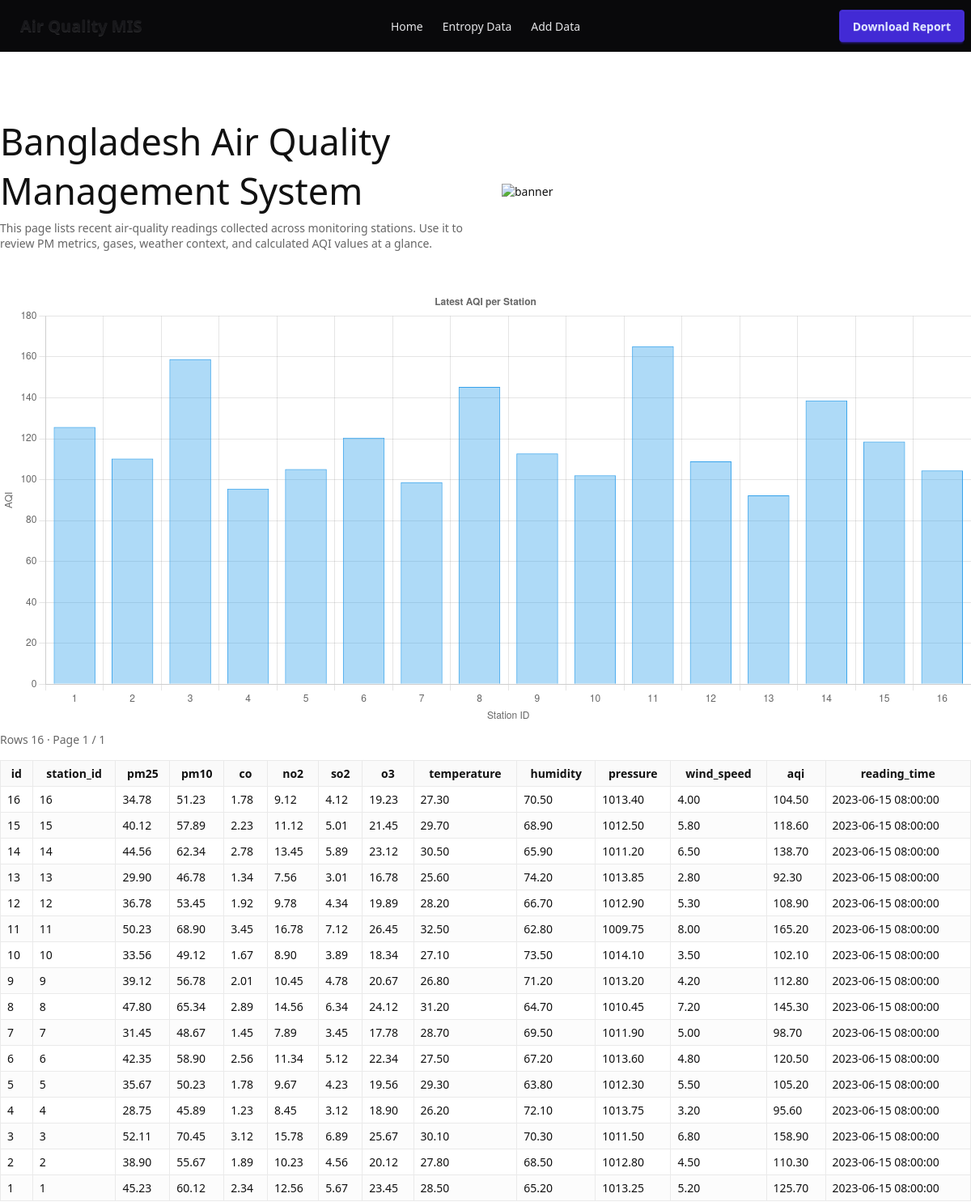
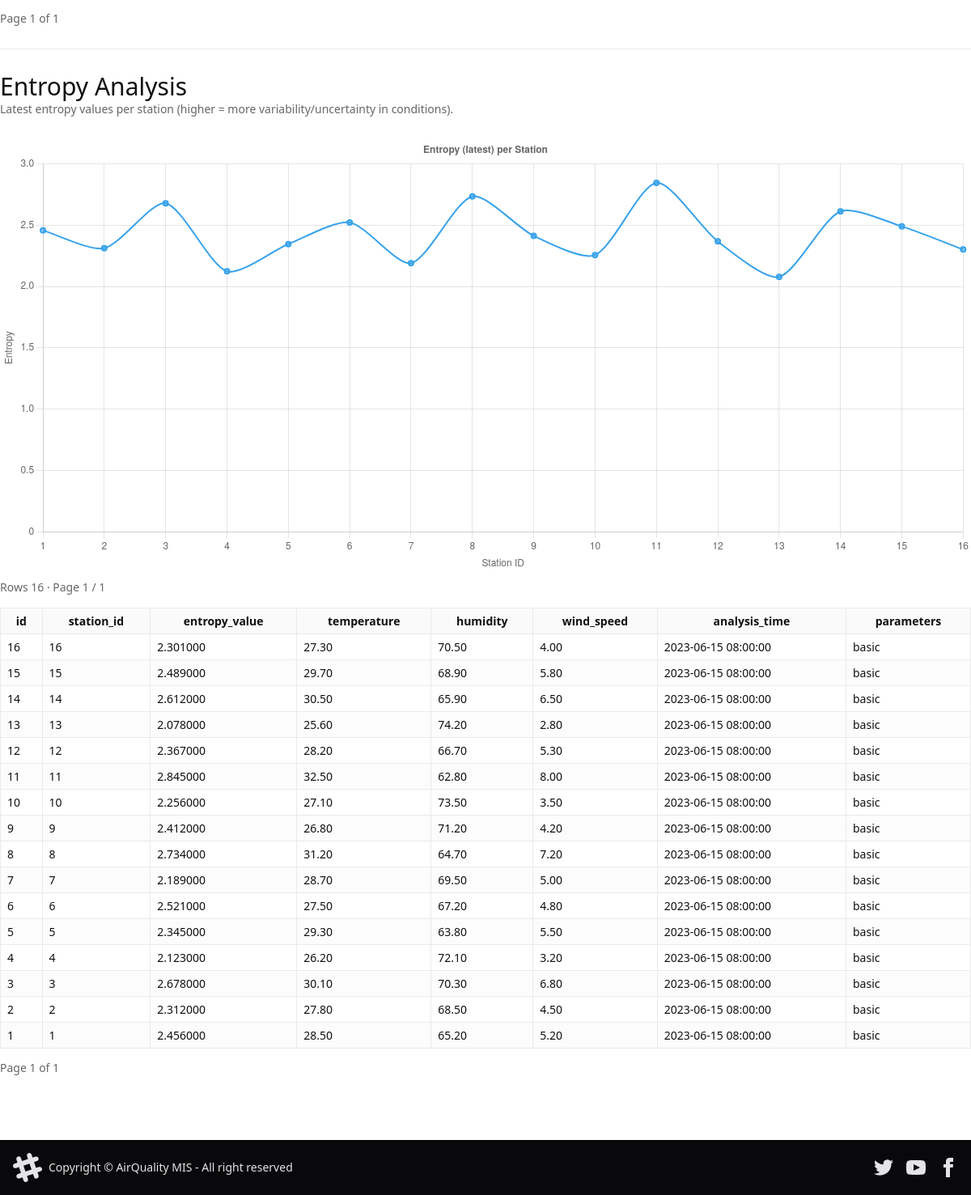
The page / on the database its author committed (2 pictures, top to bottom).
### tables this page shows
CREATE TABLE `air_quality` (
  `id` bigint(20) NOT NULL,
  `station_id` int(11) NOT NULL,
  `pm25` decimal(5,2) NOT NULL,
  `pm10` decimal(5,2) NOT NULL,
  `co` decimal(5,2) NOT NULL,
  `no2` decimal(5,2) NOT NULL,
  `so2` decimal(5,2) NOT NULL,
  `o3` decimal(5,2) NOT NULL,
  `temperature` decimal(4,2) NOT NULL,
  `humidity` decimal(5,2) NOT NULL,
  `pressure` decimal(7,2) NOT NULL,
  `wind_speed` decimal(4,2) DEFAULT NULL,
  `aqi` decimal(5,2) NOT NULL,
  `reading_time` datetime NOT NULL
);

CREATE TABLE `entropy_analysis` (
  `id` int(11) NOT NULL,
  `station_id` int(11) NOT NULL,
  `entropy_value` decimal(10,6) NOT NULL,
  `temperature` decimal(4,2) NOT NULL,
  `humidity` decimal(5,2) NOT NULL,
  `wind_speed` decimal(4,2) DEFAULT NULL,
  `analysis_time` datetime NOT NULL,
  `parameters` varchar(100) NOT NULL
);

### index.php (the view, shortened to what this page needs)
<?php
$host = 'localhost';
$user = 'root';
$pass = '';
$db   = 'bangladesh_air_quality';
try {
    $conn = new mysqli($host, $user, $pass, $db);
    $conn->set_charset('utf8mb4');
} catch (Throwable $e) {
    http_response_code(500);
    exit('Database connection failed: ' . htmlspecialchars($e->getMessage(), ENT_QUOTES));
}
$perPage = 50;
$page    = isset($_GET['page']) ? max(1, (int)$_GET['page']) : 1;
$offset  = ($page - 1) * $perPage;
$totalRes = $conn->query("SELECT COUNT(*) AS c FROM air_quality");
$total    = (int)$totalRes->fetch_assoc()['c'];
$pages    = max(1, (int)ceil($total / $perPage));
$stmt = $conn->prepare("
    SELECT id, station_id, pm25, pm10, co, no2, so2, o3,
           temperature, humidity, pressure, wind_speed, aqi, reading_time
    FROM air_quality
    ORDER BY reading_time DESC, id DESC
    LIMIT ?, ?
");
$stmt->bind_param('ii', $offset, $perPage);
$stmt->execute();
$res  = $stmt->get_result();
$rows = $res->fetch_all(MYSQLI_ASSOC);
function e($v): string { return htmlspecialchars((string)$v, ENT_QUOTES, 'UTF-8'); }
?>
<?php
$entPerPage = 50;
$ep         = isset($_GET['ep']) ? max(1, (int)$_GET['ep']) : 1;
$entOffset  = ($ep - 1) * $entPerPage;
$entTotal = (int)$conn->query("SELECT COUNT(*) AS c FROM entropy_analysis")->fetch_assoc()['c'];
$entPages = max(1, (int)ceil($entTotal / $entPerPage));
$entStmt = $conn->prepare("
  SELECT id, station_id, entropy_value, temperature, humidity, wind_speed, analysis_time, parameters
  FROM entropy_analysis
  ORDER BY analysis_time DESC, id DESC
  LIMIT ?, ?
");
$entStmt->bind_param('ii', $entOffset, $entPerPage);
$entStmt->execute();
$entRes  = $entStmt->get_result();
$entRows = $entRes->fetch_all(MYSQLI_ASSOC);
$entChartSql = "
  SELECT ea.station_id, ea.entropy_value
  FROM entropy_analysis ea
  JOIN (
    SELECT station_id, MAX(analysis_time) AS mt
    FROM entropy_analysis
    GROUP BY station_id
  ) m ON m.station_id = ea.station_id AND m.mt = ea.analysis_time
  ORDER BY ea.station_id
";
$ecr = $conn->query($entChartSql);
$entChartLabels = [];
$entChartValues = [];
while ($row = $ecr->fetch_assoc()) {
  $entChartLabels[] = (string)$row['station_id'];
  $entChartValues[] = (float)$row['entropy_value'];
}
?>
<!doctype html>
<html lang="en">
<head>
<link href="https://cdn.jsdelivr.net/npm/daisyui@5" rel="stylesheet" type="text/css" />
<script src="https://cdn.jsdelivr.net/npm/@tailwindcss/browser@4"></script>
</head>
<body>
    <div class="navbar bg-neutral text-neutral-content mb-20">
  <div class="navbar-start">
    <a class="btn btn-ghost text-xl">Air Quality MIS</a>
  </div>
  <div class="navbar-center hidden lg:flex">
    <ul class="menu menu-horizontal px-1">
      <li><a href="index.php">Home</a></li>
      <li><a href="#entropy">Entropy Data</a></li>
      <li><a href="addData.php">Add Data</a></li>
    </ul>
  </div>
  <div class="navbar-end">
    <button class="btn btn-primary" id="btn-download-report" type="button">Download Report</button>
  </div>
</div>
<div class="wrap" id="report">
    <div class="flex flex-col md:flex-row gap-10 items-center">
        <div class="w-full md:w-1/2">
              <h1>Bangladesh Air Quality Management System</h1>
  <p class="lead">This page lists recent air-quality readings collected across monitoring stations. Use it to
  review PM metrics, gases, weather context, and calculated AQI values at a glance.</p>
        </div>
        <div class="mx-auto w-full md:w-1/2">
           <img src="./blog.png" alt='banner' class="w-full">
        </div>
</div>
<?php
$chartSql = "
  SELECT aq.station_id, aq.aqi
  FROM air_quality aq
  JOIN (
      SELECT station_id, MAX(reading_time) AS mr
      FROM air_quality
      GROUP BY station_id
  ) m ON m.station_id = aq.station_id AND m.mr = aq.reading_time
  ORDER BY aq.station_id
";
$chartRes = $conn->query($chartSql);
$chartLabels = [];
$chartValues = [];
while ($r = $chartRes->fetch_assoc()) {
    $chartLabels[] = (string)$r['station_id'];
    $chartValues[] = (float)$r['aqi'];
}
?>
<div class="chart-box" style="margin-top:28px">
  <canvas id="aqiChart" height="540"></canvas>
</div>
<script>
(function () {
  // Debug logs—open DevTools (F12) > Console if it still doesn’t render
  const labels = <?=json_encode($chartLabels, JSON_UNESCAPED_UNICODE)?>;
  const values = <?=json_encode($chartValues, JSON_UNESCAPED_UNICODE)?>;
  console.log('AQI labels:', labels, 'values:', values);
  function init() {
    if (!window.Chart) { console.error('Chart.js failed to load'); return; }
    const canvas = document.getElementById('aqiChart');
    if (!canvas) { console.error('Canvas #aqiChart not found'); return; }
    if (!labels || !labels.length) { console.warn('No data for chart'); return; }
    const ctx = canvas.getContext('2d');
    new Chart(ctx, {
      type: 'bar',
      data: {
        labels,
        datasets: [{
          label: 'Latest AQI by Station',
          data: values,
          backgroundColor: 'rgba(54, 162, 235, 0.4)',
          borderColor: 'rgba(54, 162, 235, 1)',
          borderWidth: 1
        }]
      },
      options: {
        responsive: true,
        maintainAspectRatio: false,
        scales: {
          y: { beginAtZero: true, title: { display: true, text: 'AQI' } },
          x: { title: { display: true, text: 'Station ID' } }
        },
        plugins: {
          legend: { display: false },
          title: { display: true, text: 'Latest AQI per Station' },
          tooltip: { callbacks: { label: (ctx) => `AQI: ${ctx.parsed.y}` } }
        }
      }
    });
  }
  // Make sure DOM is ready before we look for the canvas
  if (document.readyState === 'loading') {
    document.addEventListener('DOMContentLoaded', init);
  } else {
    init();
  }
})();
</script>
  <div class="meta">Rows <?=e($total)?> · Page <?=e($page)?> / <?=e($pages)?></div>
  <table>
    <thead>
      <tr>
        <th>id</th>
        <th>station_id</th>
        <th>pm25</th>
        <th>pm10</th>
        <th>co</th>
        <th>no2</th>
        <th>so2</th>
        <th>o3</th>
        <th>temperature</th>
        <th>humidity</th>
        <th>pressure</th>
        <th>wind_speed</th>
        <th>aqi</th>
        <th>reading_time</th>
      </tr>
    </thead>
    <tbody>
      <?php if (!$rows): ?>
        <tr><td colspan="14" class="muted">No data found.</td></tr>
      <?php else: foreach ($rows as $r): ?>
        <tr>
          <td><?=e($r['id'])?></td>
          <td><?=e($r['station_id'])?></td>
          <td><?=e($r['pm25'])?></td>
          <td><?=e($r['pm10'])?></td>
          <td><?=e($r['co'])?></td>
          <td><?=e($r['no2'])?></td>
          <td><?=e($r['so2'])?></td>
          <td><?=e($r['o3'])?></td>
          <td><?=e($r['temperature'])?></td>
          <td><?=e($r['humidity'])?></td>
          <td><?=e($r['pressure'])?></td>
          <td><?=e($r['wind_speed'] ?? '—')?></td>
          <td><?=e($r['aqi'])?></td>
          <td class="nowrap"><?=e($r['reading_time'])?></td>
        </tr>
      <?php endforeach; endif; ?>
    </tbody>
  </table>
  <div class="pager">
    <span class="muted">Page <?=e($page)?> of <?=e($pages)?></span>
  </div>
<hr style="margin:28px 0;border:0;border-top:1px solid #eaeaea">
<section id="entropy">
  <h2 class="text-3xl">Entropy Analysis</h2>
  <p class="lead">Latest entropy values per station (higher = more variability/uncertainty in conditions).</p>
  <div class="chart-box" style="margin-top:24px">
    <canvas id="entropyChart" height="540"></canvas>
  </div>
  <script>
(function () {
  const labels = <?=json_encode($entChartLabels, JSON_UNESCAPED_UNICODE)?>;
  const values = <?=json_encode($entChartValues, JSON_UNESCAPED_UNICODE)?>;
  console.log('Entropy labels:', labels, 'values:', values);
  function initEntropy() {
    if (!window.Chart) { console.error('Chart.js not loaded'); return; }
    const canvas = document.getElementById('entropyChart');
    if (!canvas) { console.error('#entropyChart not found'); return; }
    if (!labels || !labels.length) { console.warn('No entropy data'); return; }
    new Chart(canvas.getContext('2d'), {
      type: 'line',
      data: {
        labels,
        datasets: [{
          label: 'Latest Entropy by Station',
          data: values,
          tension: 0.25,
          fill: false,
          borderWidth: 2,
          pointRadius: 3
        }]
      },
      options: {
        responsive: true,
        maintainAspectRatio: false,
        interaction: { mode: 'index', intersect: false },
        scales: {
          y: { beginAtZero: true, title: { display: true, text: 'Entropy' } },
          x: { title: { display: true, text: 'Station ID' } }
        },
        plugins: {
          legend: { display: false },
          title: { display: true, text: 'Entropy (latest) per Station' },
          tooltip: { callbacks: { label: (ctx) => `Entropy: ${ctx.parsed.y}` } }
        }
      }
    });
  }
  if (document.readyState === 'loading') {
    document.addEventListener('DOMContentLoaded', initEntropy);
  } else {
    initEntropy();
  }
})();
</script>
  <div class="meta">Rows <?=e($entTotal)?> · Page <?=e($ep)?> / <?=e($entPages)?></div>
  <table>
    <thead>
      <tr>
        <th>id</th>
        <th>station_id</th>
        <th>entropy_value</th>
        <th>temperature</th>
        <th>humidity</th>
        <th>wind_speed</th>
        <th>analysis_time</th>
        <th>parameters</th>
      </tr>
    </thead>
    <tbody>
      <?php if (!$entRows): ?>
        <tr><td colspan="8" class="muted">No data found.</td></tr>
      <?php else: foreach ($entRows as $r): ?>
        <tr>
          <td><?=e($r['id'])?></td>
          <td><?=e($r['station_id'])?></td>
          <td><?=e($r['entropy_value'])?></td>
          <td><?=e($r['temperature'])?></td>
          <td><?=e($r['humidity'])?></td>
          <td><?=e($r['wind_speed'] ?? '—')?></td>
          <td><?=e($r['analysis_time'])?></td>
          <td><?=e($r['parameters'])?></td>
        </tr>
      <?php endforeach; endif; ?>
    </tbody>
  </table>
  <div class="pager">
    <span class="muted">Page <?=e($ep)?> of <?=e($entPages)?></span>
  </div>
</section>
</div>
<footer class="footer sm:footer-horizontal bg-neutral text-neutral-content items-center p-4 mt-20">
  <aside class="grid-flow-col items-center">
    <p>Copyright © AirQuality MIS - All right reserved</p>
  </aside>
  <nav class="grid-flow-col gap-4 md:place-self-center md:justify-self-end">
    <a>
    </a>
    <a>
    </a>
    <a>
      <svg
        xmlns="http://www.w3.org/2000/svg"
        width="24"
        height="24"
        viewBox="0 0 24 24"
        class="fill-current">
        <path
          d="M9 8h-3v4h3v12h5v-12h3.642l.358-4h-4v-1.667c0-.955.192-1.333 1.115-1.333h2.885v-5h-3.808c-3.596 0-5.192 1.583-5.192 4.615v3.385z"></path>
      </svg>
    </a>
  </nav>
</footer>
<script>
  document.getElementById('btn-download-report')?.addEventListener('click', () => {
    const el = document.getElementById('report');
    if (!el) return;
    const opt = {
      margin:       10,
      filename:     'air-quality-report.pdf',
      image:        { type: 'jpeg', quality: 0.98 },
      html2canvas:  { scale: 2, useCORS: true, letterRendering: true },
      jsPDF:        { unit: 'mm', format: 'a4', orientation: 'landscape' },
      pagebreak:    { mode: ['avoid-all', 'css', 'legacy'] }
    };
    setTimeout(() => html2pdf().set(opt).from(el).save(), 100);
  });
</script>
</body>
</html>

### index.php (style rules this page uses)
:root { --bd:#eaeaea;--bg:#fafafa;--tx:#111;--muted:#666 }
body { font:14px system-ui,-apple-system,Segoe UI,Roboto,Arial; color:var(--tx); }
.wrap { max-width:1200px; margin:auto }
h1 { font-size:45px; margin:0 0 6px }
p.lead { margin:0 0 18px; color:var(--muted) }
.meta { margin:8px 0 16px; color:var(--muted) }
table { border-collapse:collapse; width:100% }
th,td { border:1px solid var(--bd); padding:6px 8px; vertical-align:top; white-space:nowrap }
th { background:var(--bg); position:sticky; top:0; z-index:1 }
tbody tr:nth-child(odd) { background:#fff }
tbody tr:nth-child(even) { background:#fcfcfc }
.pager { display:flex; gap:8px; align-items:center; margin-top:14px }
.pager .muted { color:var(--muted) }
.nowrap { white-space:nowrap }

### rows shown on the page
air_quality: id "16", station "16", pm25 "34.78", pm10 "51.23", co "1.78", no2 "9.12", so2 "4.12", o3 "19.23", temperature "27.30", humidity "70.50", pressure "1013.40", wind_speed "4.00", aqi "104.50", reading_time "2023-06-15 08:00:00"
air_quality: id "15", station "15", pm25 "40.12", pm10 "57.89", co "2.23", no2 "11.12", so2 "5.01", o3 "21.45", temperature "29.70", humidity "68.90", pressure "1012.50", wind_speed "5.80", aqi "118.60", reading_time "2023-06-15 08:00:00"
air_quality: id "14", station "14", pm25 "44.56", pm10 "62.34", co "2.78", no2 "13.45", so2 "5.89", o3 "23.12", temperature "30.50", humidity "65.90", pressure "1011.20", wind_speed "6.50", aqi "138.70", reading_time "2023-06-15 08:00:00"
air_quality: id "13", station "13", pm25 "29.90", pm10 "46.78", co "1.34", no2 "7.56", so2 "3.01", o3 "16.78", temperature "25.60", humidity "74.20", pressure "1013.85", wind_speed "2.80", aqi "92.30", reading_time "2023-06-15 08:00:00"
air_quality: id "12", station "12", pm25 "36.78", pm10 "53.45", co "1.92", no2 "9.78", so2 "4.34", o3 "19.89", temperature "28.20", humidity "66.70", pressure "1012.90", wind_speed "5.30", aqi "108.90", reading_time "2023-06-15 08:00:00"
air_quality: id "11", station "11", pm25 "50.23", pm10 "68.90", co "3.45", no2 "16.78", so2 "7.12", o3 "26.45", temperature "32.50", humidity "62.80", pressure "1009.75", wind_speed "8.00", aqi "165.20", reading_time "2023-06-15 08:00:00"
air_quality: id "10", station "10", pm25 "33.56", pm10 "49.12", co "1.67", no2 "8.90", so2 "3.89", o3 "18.34", temperature "27.10", humidity "73.50", pressure "1014.10", wind_speed "3.50", aqi "102.10", reading_time "2023-06-15 08:00:00"
air_quality: id "9", station "9", pm25 "39.12", pm10 "56.78", co "2.01", no2 "10.45", so2 "4.78", o3 "20.67", temperature "26.80", humidity "71.20", pressure "1013.20", wind_speed "4.20", aqi "112.80", reading_time "2023-06-15 08:00:00"
air_quality: id "8", station "8", pm25 "47.80", pm10 "65.34", co "2.89", no2 "14.56", so2 "6.34", o3 "24.12", temperature "31.20", humidity "64.70", pressure "1010.45", wind_speed "7.20", aqi "145.30", reading_time "2023-06-15 08:00:00"
air_quality: id "7", station "7", pm25 "31.45", pm10 "48.67", co "1.45", no2 "7.89", so2 "3.45", o3 "17.78", temperature "28.70", humidity "69.50", pressure "1011.90", wind_speed "5.00", aqi "98.70", reading_time "2023-06-15 08:00:00"
air_quality: id "6", station "6", pm25 "42.35", pm10 "58.90", co "2.56", no2 "11.34", so2 "5.12", o3 "22.34", temperature "27.50", humidity "67.20", pressure "1013.60", wind_speed "4.80", aqi "120.50", reading_time "2023-06-15 08:00:00"
air_quality: id "5", station "5", pm25 "35.67", pm10 "50.23", co "1.78", no2 "9.67", so2 "4.23", o3 "19.56", temperature "29.30", humidity "63.80", pressure "1012.30", wind_speed "5.50", aqi "105.20", reading_time "2023-06-15 08:00:00"
air_quality: id "4", station "4", pm25 "28.75", pm10 "45.89", co "1.23", no2 "8.45", so2 "3.12", o3 "18.90", temperature "26.20", humidity "72.10", pressure "1013.75", wind_speed "3.20", aqi "95.60", reading_time "2023-06-15 08:00:00"
air_quality: id "3", station "3", pm25 "52.11", pm10 "70.45", co "3.12", no2 "15.78", so2 "6.89", o3 "25.67", temperature "30.10", humidity "70.30", pressure "1011.50", wind_speed "6.80", aqi "158.90", reading_time "2023-06-15 08:00:00"
air_quality: id "2", station "2", pm25 "38.90", pm10 "55.67", co "1.89", no2 "10.23", so2 "4.56", o3 "20.12", temperature "27.80", humidity "68.50", pressure "1012.80", wind_speed "4.50", aqi "110.30", reading_time "2023-06-15 08:00:00"
air_quality: id "1", station "1", pm25 "45.23", pm10 "60.12", co "2.34", no2 "12.56", so2 "5.67", o3 "23.45", temperature "28.50", humidity "65.20", pressure "1013.25", wind_speed "5.20", aqi "125.70", reading_time "2023-06-15 08:00:00"
entropy_analysis: id "16", station "16", entropy_value "2.301000", temperature "27.30", humidity "70.50", wind_speed "4.00", analysis_time "2023-06-15 08:00:00", parameters "basic"
entropy_analysis: id "15", station "15", entropy_value "2.489000", temperature "29.70", humidity "68.90", wind_speed "5.80", analysis_time "2023-06-15 08:00:00", parameters "basic"
entropy_analysis: id "14", station "14", entropy_value "2.612000", temperature "30.50", humidity "65.90", wind_speed "6.50", analysis_time "2023-06-15 08:00:00", parameters "basic"
entropy_analysis: id "13", station "13", entropy_value "2.078000", temperature "25.60", humidity "74.20", wind_speed "2.80", analysis_time "2023-06-15 08:00:00", parameters "basic"
entropy_analysis: id "12", station "12", entropy_value "2.367000", temperature "28.20", humidity "66.70", wind_speed "5.30", analysis_time "2023-06-15 08:00:00", parameters "basic"
entropy_analysis: id "11", station "11", entropy_value "2.845000", temperature "32.50", humidity "62.80", wind_speed "8.00", analysis_time "2023-06-15 08:00:00", parameters "basic"
entropy_analysis: id "10", station "10", entropy_value "2.256000", temperature "27.10", humidity "73.50", wind_speed "3.50", analysis_time "2023-06-15 08:00:00", parameters "basic"
entropy_analysis: id "9", station "9", entropy_value "2.412000", temperature "26.80", humidity "71.20", wind_speed "4.20", analysis_time "2023-06-15 08:00:00", parameters "basic"
entropy_analysis: id "8", station "8", entropy_value "2.734000", temperature "31.20", humidity "64.70", wind_speed "7.20", analysis_time "2023-06-15 08:00:00", parameters "basic"
entropy_analysis: id "7", station "7", entropy_value "2.189000", temperature "28.70", humidity "69.50", wind_speed "5.00", analysis_time "2023-06-15 08:00:00", parameters "basic"
entropy_analysis: id "6", station "6", entropy_value "2.521000", temperature "27.50", humidity "67.20", wind_speed "4.80", analysis_time "2023-06-15 08:00:00", parameters "basic"
entropy_analysis: id "5", station "5", entropy_value "2.345000", temperature "29.30", humidity "63.80", wind_speed "5.50", analysis_time "2023-06-15 08:00:00", parameters "basic"
entropy_analysis: id "4", station "4", entropy_value "2.123000", temperature "26.20", humidity "72.10", wind_speed "3.20", analysis_time "2023-06-15 08:00:00", parameters "basic"
entropy_analysis: id "3", station "3", entropy_value "2.678000", temperature "30.10", humidity "70.30", wind_speed "6.80", analysis_time "2023-06-15 08:00:00", parameters "basic"
entropy_analysis: id "2", station "2", entropy_value "2.312000", temperature "27.80", humidity "68.50", wind_speed "4.50", analysis_time "2023-06-15 08:00:00", parameters "basic"
entropy_analysis: id "1", station "1", entropy_value "2.456000", temperature "28.50", humidity "65.20", wind_speed "5.20", analysis_time "2023-06-15 08:00:00", parameters "basic"

### other values the page prints
$total "16"
$page "1"
$pages "1"
$entTotal "16"
$ep "1"
$entPages "1"
chart data {{ json_encode($chartLabels, JSON_UNESCAPED_UNICODE) }} ["1","2","3","4","5","6","7","8","9","10","11","12","13","14","15","16"]
chart data {{ json_encode($chartValues, JSON_UNESCAPED_UNICODE) }} [125.7,110.3,158.9,95.6,105.2,120.5,98.7,145.3,112.8,102.1,165.2,108.9,92.3,138.7,118.6,104.5]
chart data {{ json_encode($entChartLabels, JSON_UNESCAPED_UNICODE) }} ["1","2","3","4","5","6","7","8","9","10","11","12","13","14","15","16"]
chart data {{ json_encode($entChartValues, JSON_UNESCAPED_UNICODE) }} [2.456,2.312,2.678,2.123,2.345,2.521,2.189,2.734,2.412,2.256,2.845,2.367,2.078,2.612,2.489,2.301]
